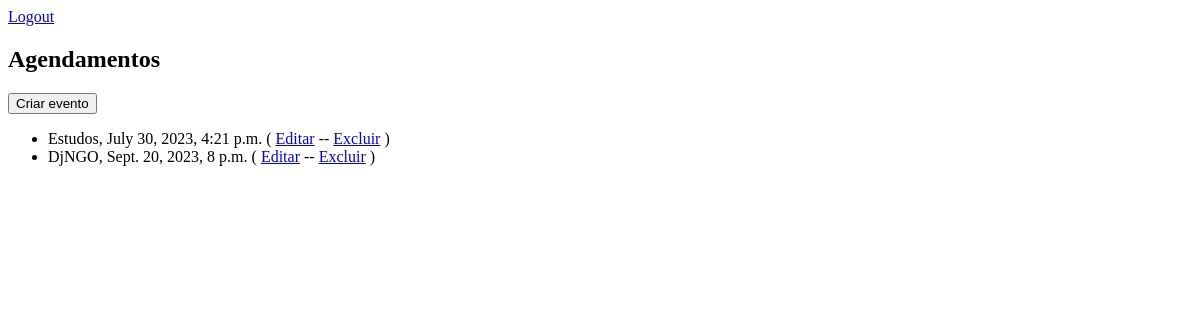
The app's page /eventos/ (signed in), older data.
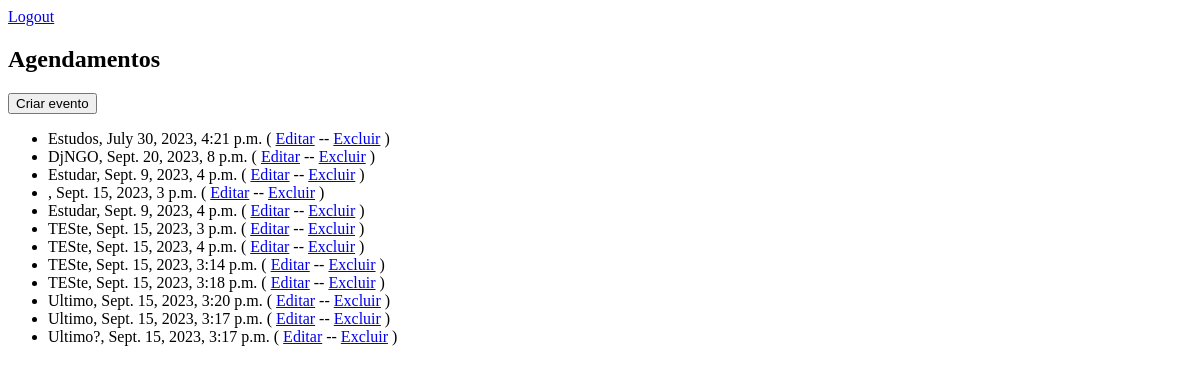
The same page, newer data.
### app_agenda/models.py (models this page shows, shortened)
class Evento(models.Model):
    titulo = models.CharField(max_length=100)
    descricao = models.TextField(blank=True, null=True)
    data = models.DateTimeField(verbose_name='Data')
    data_criacao = models.DateTimeField(auto_now=True, verbose_name='Criado em')
    usuario = models.ForeignKey(User, on_delete=models.CASCADE)
    class Meta:
        db_table = 'evento'

### app_agenda/views.py (the view)
# urls.py: path('eventos/', views.lista_eventos),
@login_required(login_url='/login/')
def lista_eventos(request):
    usuario = request.user
    evento = Evento.objects.filter(usuario=usuario)
    response = {'eventos': evento}
    return render(request, 'agenda.html', response)

### templates/agenda.html (shortened to what this page needs)
<!DOCTYPE html>
<html lang="en">
<head>
    <div>
        <a href="/logout">Logout</a>
    </div>
</head>
<body>
    <h2>Agendamentos</h2>
    <a href="novo-evento/">
        <button type="button">Criar evento</button>
    </a>
    <ul style="front-size: 18px">
        {% for evento in eventos %}
            <li>
                {{evento.titulo}}, {{evento.data}}
                (
                    <a href="novo-evento/?id={{ evento.id }}">Editar</a> --
                    <a href="novo-evento/delete/{{ evento.id }}/">Excluir</a>
                )
            </li>
        {% endfor %}
    </ul>
</body>
</html>

Row changes from the older to the newer data that the page shows:
added Evento: titulo "Estudar", data "Sept. 9, 2023, 4 p.m."
added Evento: data "Sept. 15, 2023, 3 p.m."
added Evento: titulo "Estudar", data "Sept. 9, 2023, 4 p.m."
added Evento: titulo "TESte", data "Sept. 15, 2023, 3 p.m."
added Evento: titulo "TESte", data "Sept. 15, 2023, 4 p.m."
added Evento: titulo "TESte", data "Sept. 15, 2023, 3:14 p.m."
added Evento: titulo "TESte", data "Sept. 15, 2023, 3:18 p.m."
added Evento: titulo "Ultimo", data "Sept. 15, 2023, 3:20 p.m."
added Evento: titulo "Ultimo", data "Sept. 15, 2023, 3:17 p.m."
added Evento: titulo "Ultimo?", data "Sept. 15, 2023, 3:17 p.m."
